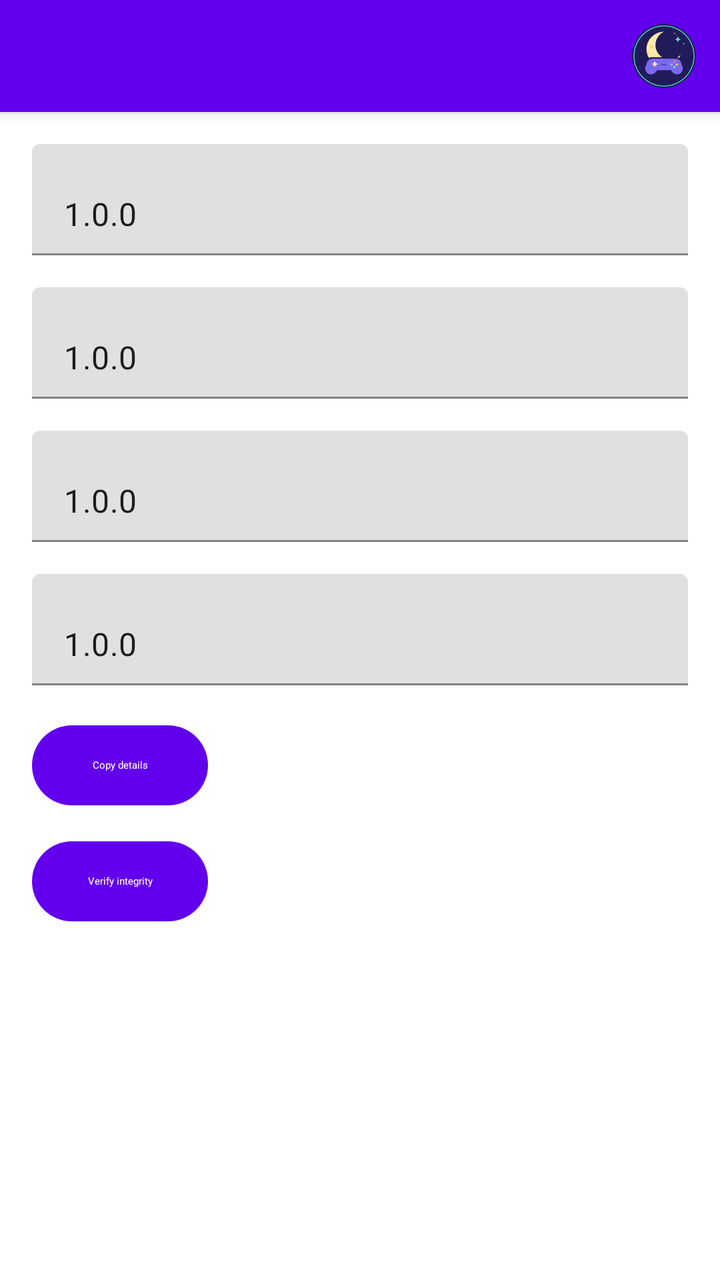
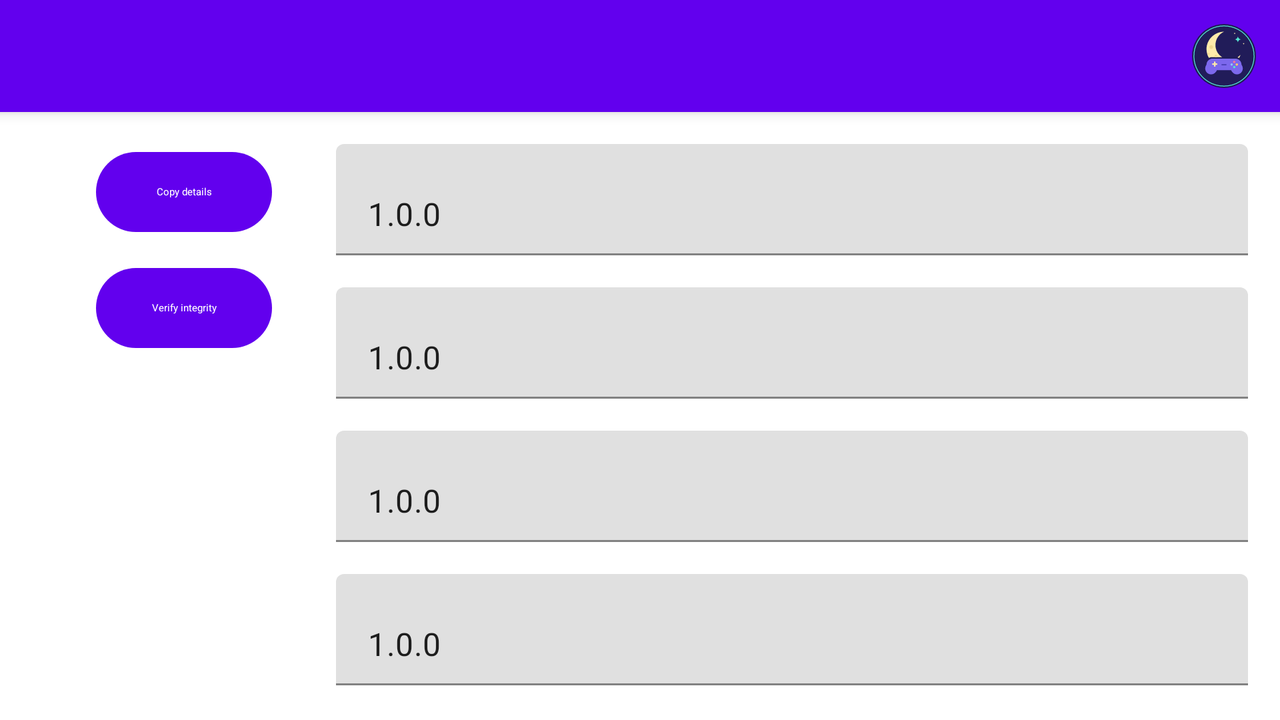

Compare how this app lays out the same screen by default and in its alternative resource folder. The renders come first, then the two layout files and the values they reference.
<!-- AndroidManifest.xml: fallback theme Theme.MaterialComponents.DayNight.NoActionBar -->
<!-- res/layout/fragment_game_info.xml -->
<?xml version="1.0" encoding="utf-8"?>
<androidx.coordinatorlayout.widget.CoordinatorLayout xmlns:android="http://schemas.android.com/apk/res/android"
    xmlns:app="http://schemas.android.com/apk/res-auto"
    xmlns:tools="http://schemas.android.com/tools"
    android:id="@+id/coordinator_about"
    android:layout_width="match_parent"
    android:layout_height="match_parent"
    android:background="?attr/mwCanvas">

    <com.google.android.material.appbar.AppBarLayout
        android:id="@+id/appbar_info"
        android:layout_width="match_parent"
        android:layout_height="wrap_content"
        android:touchscreenBlocksFocus="false"
        android:fitsSystemWindows="true">

        <com.google.android.material.appbar.MaterialToolbar
            android:id="@+id/toolbar_info"
            android:layout_width="match_parent"
            android:layout_height="?attr/actionBarSize"
            android:touchscreenBlocksFocus="false"
            app:navigationIcon="@drawable/ic_back" ><ImageView android:layout_width="32dp" android:layout_height="32dp" android:layout_gravity="end" android:layout_marginEnd="12dp" android:src="@drawable/ic_moonwitch_mark" android:importantForAccessibility="no"/></com.google.android.material.appbar.MaterialToolbar>

    </com.google.android.material.appbar.AppBarLayout>

    <androidx.core.widget.NestedScrollView
        android:id="@+id/scroll_info"
        android:layout_width="match_parent"
        android:layout_height="wrap_content"
        android:defaultFocusHighlightEnabled="false"
        app:layout_behavior="@string/appbar_scrolling_view_behavior">

        <LinearLayout
            android:id="@+id/content_info"
            android:layout_width="match_parent"
            android:layout_height="wrap_content"
            android:orientation="vertical"
            android:paddingHorizontal="16dp">

            <com.google.android.material.textfield.TextInputLayout
                android:id="@+id/path"
                android:layout_width="match_parent"
                android:layout_height="wrap_content"
                android:paddingTop="16dp">

                <com.google.android.material.textfield.TextInputEditText
                    android:id="@+id/path_field"
                    android:layout_width="match_parent"
                    android:layout_height="wrap_content"
                    android:editable="false"
                    android:importantForAutofill="no"
                    android:inputType="none"
                    android:minHeight="48dp"
                    android:textAlignment="viewStart"
                    tools:text="1.0.0" />

            </com.google.android.material.textfield.TextInputLayout>

            <com.google.android.material.textfield.TextInputLayout
                android:id="@+id/program_id"
                android:layout_width="match_parent"
                android:layout_height="wrap_content"
                android:paddingTop="16dp">

                <com.google.android.material.textfield.TextInputEditText
                    android:id="@+id/program_id_field"
                    android:layout_width="match_parent"
                    android:layout_height="wrap_content"
                    android:editable="false"
                    android:importantForAutofill="no"
                    android:inputType="none"
                    android:minHeight="48dp"
                    android:textAlignment="viewStart"
                    tools:text="1.0.0" />

            </com.google.android.material.textfield.TextInputLayout>

            <com.google.android.material.textfield.TextInputLayout
                android:id="@+id/developer"
                android:layout_width="match_parent"
                android:layout_height="wrap_content"
                android:paddingTop="16dp">

                <com.google.android.material.textfield.TextInputEditText
                    android:id="@+id/developer_field"
                    android:layout_width="match_parent"
                    android:layout_height="wrap_content"
                    android:editable="false"
                    android:importantForAutofill="no"
                    android:inputType="none"
                    android:minHeight="48dp"
                    android:textAlignment="viewStart"
                    tools:text="1.0.0" />

            </com.google.android.material.textfield.TextInputLayout>

            <com.google.android.material.textfield.TextInputLayout
                android:id="@+id/version"
                android:layout_width="match_parent"
                android:layout_height="wrap_content"
                android:paddingTop="16dp">

                <com.google.android.material.textfield.TextInputEditText
                    android:id="@+id/version_field"
                    android:layout_width="match_parent"
                    android:layout_height="wrap_content"
                    android:editable="false"
                    android:importantForAutofill="no"
                    android:inputType="none"
                    android:minHeight="48dp"
                    android:textAlignment="viewStart"
                    tools:text="1.0.0" />

            </com.google.android.material.textfield.TextInputLayout>

            <com.google.android.material.button.MaterialButton
                android:id="@+id/button_copy"
                style="@style/Widget.Material3.Button"
                android:layout_width="wrap_content"
                android:layout_height="wrap_content"
                android:layout_marginTop="16dp"
                android:text="@string/copy_details" />

            <com.google.android.material.button.MaterialButton
                android:id="@+id/button_verify_integrity"
                style="@style/Widget.Material3.Button"
                android:layout_width="wrap_content"
                android:layout_height="wrap_content"
                android:layout_marginTop="10dp"
                android:text="@string/verify_integrity" />

        </LinearLayout>

    </androidx.core.widget.NestedScrollView>

</androidx.coordinatorlayout.widget.CoordinatorLayout>
<!-- resources referenced by this layout -->
<resources>
  <!-- drawable ic_moonwitch_mark: vector/xml drawable (drawable, 2291 chars, omitted) -->
  <string name="copy_details">Copy details</string>
  <string name="verify_integrity">Verify integrity</string>
</resources>
<!-- res/layout-w600dp/fragment_game_info.xml (the repository's variant of the layout above) -->
<!-- drawn on the phone turned sideways -->
<?xml version="1.0" encoding="utf-8"?>
<androidx.coordinatorlayout.widget.CoordinatorLayout xmlns:android="http://schemas.android.com/apk/res/android"
    xmlns:app="http://schemas.android.com/apk/res-auto"
    xmlns:tools="http://schemas.android.com/tools"
    android:id="@+id/coordinator_about"
    android:layout_width="match_parent"
    android:layout_height="match_parent"
    android:background="?attr/colorSurface">

    <com.google.android.material.appbar.AppBarLayout
        android:id="@+id/appbar_info"
        android:layout_width="match_parent"
        android:layout_height="wrap_content"
        android:fitsSystemWindows="true"
        android:touchscreenBlocksFocus="false">

        <com.google.android.material.appbar.MaterialToolbar
            android:id="@+id/toolbar_info"
            android:layout_width="match_parent"
            android:layout_height="?attr/actionBarSize"
            android:touchscreenBlocksFocus="false"
            app:navigationIcon="@drawable/ic_back" ><ImageView android:layout_width="32dp" android:layout_height="32dp" android:layout_gravity="end" android:layout_marginEnd="12dp" android:src="@drawable/ic_moonwitch_mark" android:importantForAccessibility="no"/></com.google.android.material.appbar.MaterialToolbar>

    </com.google.android.material.appbar.AppBarLayout>

    <androidx.core.widget.NestedScrollView
        android:id="@+id/scroll_info"
        android:layout_width="match_parent"
        android:layout_height="wrap_content"
        android:defaultFocusHighlightEnabled="false"
        app:layout_behavior="@string/appbar_scrolling_view_behavior">

        <LinearLayout
            android:id="@+id/content_info"
            android:layout_width="match_parent"
            android:layout_height="wrap_content"
            android:orientation="horizontal"
            android:paddingHorizontal="16dp"
            android:baselineAligned="false">

            <LinearLayout
                android:layout_width="match_parent"
                android:layout_height="match_parent"
                android:orientation="vertical"
                android:layout_weight="3"
                android:gravity="top|center_horizontal"
                android:paddingHorizontal="16dp">

                <com.google.android.material.button.MaterialButton
                    android:id="@+id/button_copy"
                    style="@style/Widget.Material3.Button"
                    android:layout_width="wrap_content"
                    android:layout_height="wrap_content"
                    android:layout_marginTop="16dp"
                    android:text="@string/copy_details" />

                <com.google.android.material.button.MaterialButton
                    android:id="@+id/button_verify_integrity"
                    style="@style/Widget.Material3.Button"
                    android:layout_width="wrap_content"
                    android:layout_height="wrap_content"
                    android:layout_marginTop="10dp"
                    android:text="@string/verify_integrity" />

            </LinearLayout>

            <LinearLayout
                android:layout_width="match_parent"
                android:layout_height="match_parent"
                android:orientation="vertical"
                android:layout_weight="1">

                <com.google.android.material.textfield.TextInputLayout
                    android:id="@+id/path"
                    android:layout_width="match_parent"
                    android:layout_height="wrap_content"
                    android:paddingTop="16dp">

                    <com.google.android.material.textfield.TextInputEditText
                        android:id="@+id/path_field"
                        android:layout_width="match_parent"
                        android:layout_height="wrap_content"
                        android:editable="false"
                        android:importantForAutofill="no"
                        android:inputType="none"
                        android:minHeight="48dp"
                        android:textAlignment="viewStart"
                        tools:text="1.0.0" />

                </com.google.android.material.textfield.TextInputLayout>

                <com.google.android.material.textfield.TextInputLayout
                    android:id="@+id/program_id"
                    android:layout_width="match_parent"
                    android:layout_height="wrap_content"
                    android:paddingTop="16dp">

                    <com.google.android.material.textfield.TextInputEditText
                        android:id="@+id/program_id_field"
                        android:layout_width="match_parent"
                        android:layout_height="wrap_content"
                        android:editable="false"
                        android:importantForAutofill="no"
                        android:inputType="none"
                        android:minHeight="48dp"
                        android:textAlignment="viewStart"
                        tools:text="1.0.0" />

                </com.google.android.material.textfield.TextInputLayout>

                <com.google.android.material.textfield.TextInputLayout
                    android:id="@+id/developer"
                    android:layout_width="match_parent"
                    android:layout_height="wrap_content"
                    android:paddingTop="16dp">

                    <com.google.android.material.textfield.TextInputEditText
                        android:id="@+id/developer_field"
                        android:layout_width="match_parent"
                        android:layout_height="wrap_content"
                        android:editable="false"
                        android:importantForAutofill="no"
                        android:inputType="none"
                        android:minHeight="48dp"
                        android:textAlignment="viewStart"
                        tools:text="1.0.0" />

                </com.google.android.material.textfield.TextInputLayout>

                <com.google.android.material.textfield.TextInputLayout
                    android:id="@+id/version"
                    android:layout_width="match_parent"
                    android:layout_height="wrap_content"
                    android:paddingTop="16dp">

                    <com.google.android.material.textfield.TextInputEditText
                        android:id="@+id/version_field"
                        android:layout_width="match_parent"
                        android:layout_height="wrap_content"
                        android:editable="false"
                        android:importantForAutofill="no"
                        android:inputType="none"
                        android:minHeight="48dp"
                        android:textAlignment="viewStart"
                        tools:text="1.0.0" />

                </com.google.android.material.textfield.TextInputLayout>

            </LinearLayout>

        </LinearLayout>

    </androidx.core.widget.NestedScrollView>

</androidx.coordinatorlayout.widget.CoordinatorLayout>
